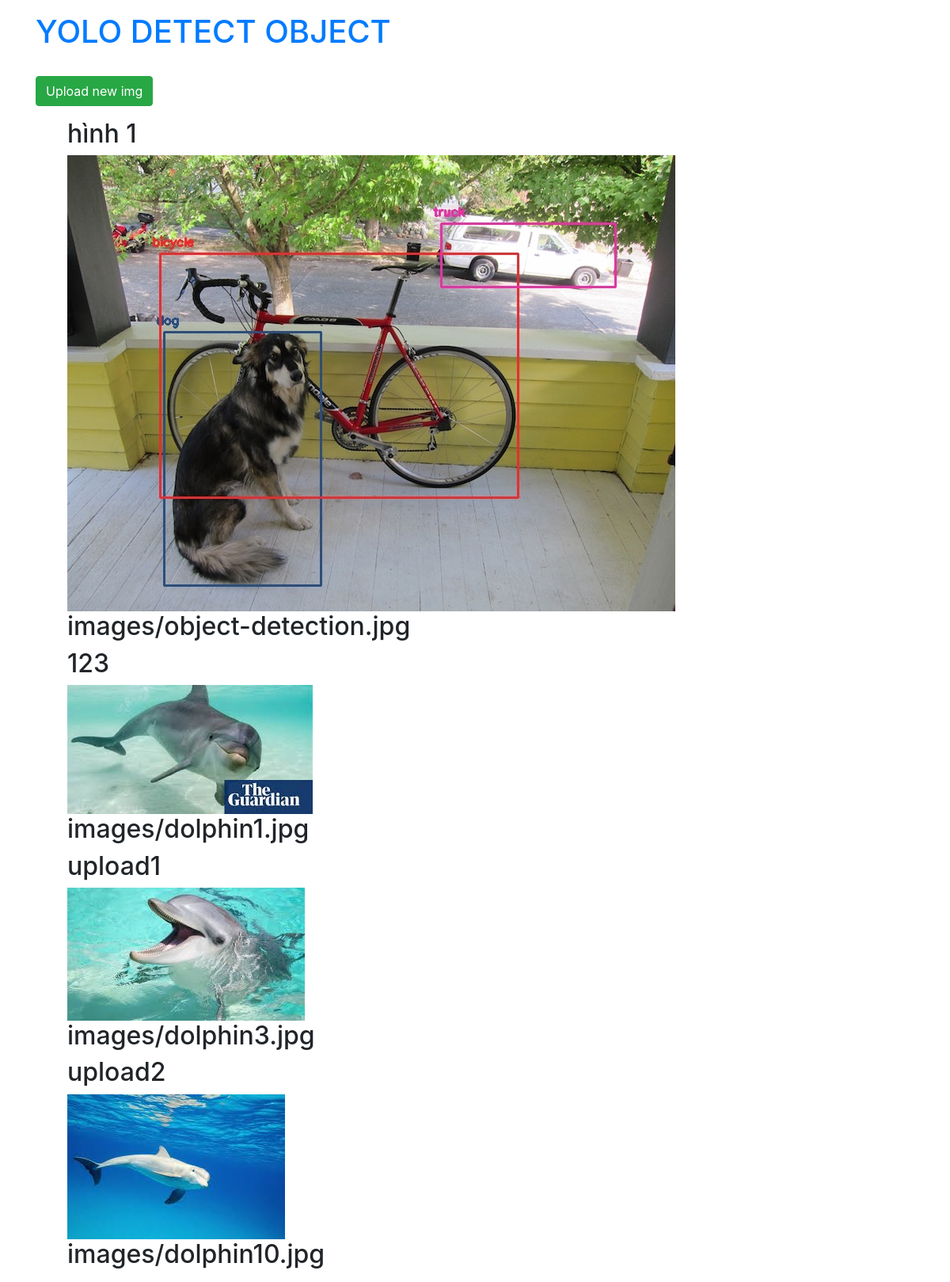
The page / on the database its author committed.
### posts/models.py (models this page shows, shortened)
class Post(models.Model):
    title = models.TextField()
    cover = models.ImageField(upload_to='images/')
    def results(self):
        return self.cover

### posts/views.py (the view)
# urls.py: path('', HomePageView.as_view(), name='home'),
class HomePageView(ListView):
    model = Post
    print("Post",Post)
    template_name = 'home.html'

### posts/templates/home.html (shortened to what this page needs)
<link
  rel="stylesheet"
  href="https://cdn.jsdelivr.net/npm/bootstrap@4.6.0/dist/css/bootstrap.min.css"
/>
<div class="container mx-auto">
  <h1 class="text-primary my-3">YOLO DETECT OBJECT</h1>
  <button type="button" class="btn btn-success my-3">
    <a href="/post" class="text-white">Upload new img</a>
  </button>
  <ul>
    {% for post in object_list %}
    <h2 class="">{{ post.title }}</h2>
    <img src="{{ post.cover.url}}" alt="{{ post.title }}" />
     <h2 class="">{{ post.results }}</h2>
    {% endfor %}
  </ul>
</div>

### rows shown on the page
Post: title "hình 1", cover (picture), results "images/object-detection.jpg"
Post: title "123", cover (picture), results "images/dolphin1.jpg"
Post: title "upload1", cover (picture), results "images/dolphin3.jpg"
Post: title "upload2", cover (picture), results "images/dolphin10.jpg"
